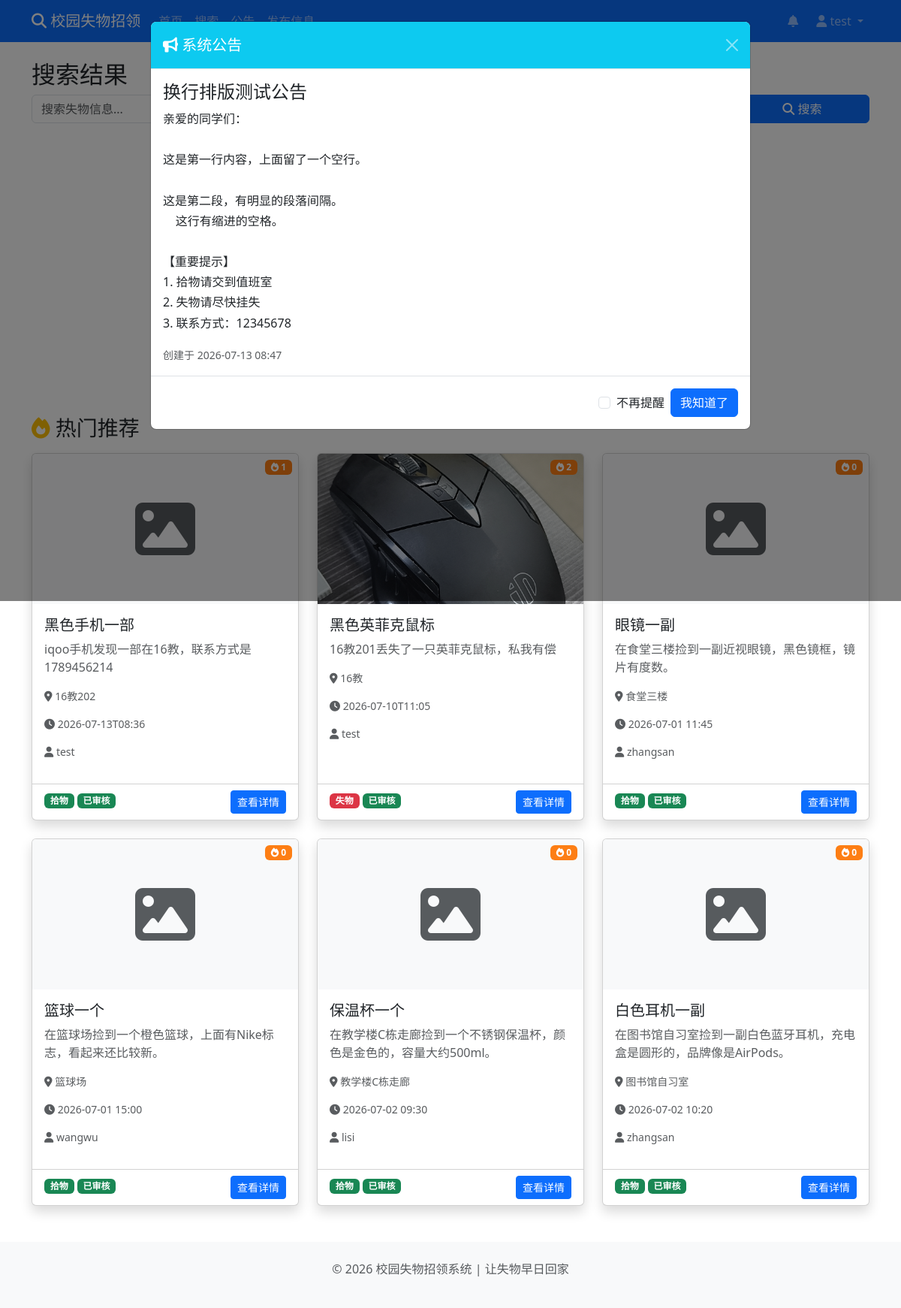
Page /search (signed in) on the committed database.
### models.py (models this page shows, shortened)
class User(UserMixin, db.Model):
    id = db.Column(db.Integer, primary_key=True)
    username = db.Column(db.String(80), unique=True, nullable=False)
    password_hash = db.Column(db.String(120), nullable=False)
    role = db.Column(db.String(20), default='user')
    created_at = db.Column(db.DateTime, default=datetime.now)

class Post(db.Model):
    id = db.Column(db.Integer, primary_key=True)
    title = db.Column(db.String(100), nullable=False)
    description = db.Column(db.Text, nullable=False)
    pickup_time = db.Column(db.String(50), nullable=False)
    location = db.Column(db.String(100), nullable=False)
    place_location = db.Column(db.String(100), nullable=False)
    image = db.Column(db.String(200))
    author_id = db.Column(db.Integer, db.ForeignKey('user.id', ondelete='CASCADE'), nullable=False)
    post_type = db.Column(db.String(10), default='found')
    status = db.Column(db.String(20), default='pending')
    created_at = db.Column(db.DateTime, default=datetime.now)
    view_count = db.Column(db.Integer, default=0)
    author = db.relationship('User', backref=db.backref('posts', lazy=True))

### routes/main.py (the view)
@main_bp.route('/search')
def search():
    keyword = request.args.get('keyword', '')
    post_type = request.args.get('post_type', 'all')
    time_range = request.args.get('time', 'all')
    valid_ranges = ['all', '7d', '30d', '90d']
    if time_range not in valid_ranges:
        time_range = 'all'
    cutoff = None
    if time_range == '7d':
        cutoff = datetime.now() - timedelta(days=7)
    elif time_range == '30d':
        cutoff = datetime.now() - timedelta(days=30)
    elif time_range == '90d':
        cutoff = datetime.now() - timedelta(days=90)
    posts = []
    if keyword:
        posts = search_with_similarity(keyword, top_n=20)
        if post_type != 'all':
            posts = [p for p in posts if p.post_type == post_type]
        if cutoff is not None:
            posts = [p for p in posts if p.created_at >= cutoff]
    else:
        if post_type != 'all' or cutoff is not None:
            query = Post.query.filter_by(status='approved')
            if post_type != 'all':
                query = query.filter_by(post_type=post_type)
            if cutoff is not None:
                query = query.filter(Post.created_at >= cutoff)
            posts = query.order_by(Post.created_at.desc()).all()
    suggestions = ['学生证', '钥匙', '耳机', '校园卡', '钱包']
    hot_posts = Post.query.filter_by(status='approved').order_by(Post.created_at.desc()).limit(6).all()
    type_filter = post_type
    return render_template('search.html', posts=posts, keyword=keyword, post_type=post_type,
                           time_range=time_range, suggestions=suggestions, hot_posts=hot_posts,
                           type_filter=type_filter)

### config.py (called while the page is built)
def init_login_manager(app):
    login_manager = LoginManager(app)
    login_manager.login_view = 'auth.login'
    @login_manager.user_loader
    def load_user(user_id):
        return User.query.get(int(user_id))
    return login_manager

### templates/search.html (shortened to what this page needs)
{% extends "base.html" %}
{% block content %}
<h2>搜索结果</h2>
<div class="mb-4">
    <form class="row g-2 align-items-end" id="searchForm" action="{{ url_for('main.search') }}" method="GET">
        <div class="col-md-6">
        </div>
        <div class="col-md-2 d-flex align-items-center gap-2">
            <label for="postTypeSelect" class="form-label mb-0 text-nowrap small">类型</label>
        </div>
        <div class="col-md-2 d-flex align-items-center gap-2">
            <label for="timeRangeSelect" class="form-label mb-0 text-nowrap small">时间范围</label>
        </div>
        <div class="col-md-2 d-flex align-items-stretch">
            <button class="btn btn-primary w-100" type="submit">
                <i class="fas fa-search"></i> 搜索
            </button>
        </div>
    </form>
</div>
{% set type_text = {'all': '全部', 'found': '拾物', 'lost': '失物'} %}
{% set time_text = {'all': '全部时间', '7d': '近7天', '30d': '近30天', '90d': '近90天'} %}
{% if not keyword and posts|length == 0 %}
<div class="text-center py-5 mb-4">
    <h4 class="text-muted mb-4">试试搜索丢失的物品名称</h4>
    <div class="d-flex justify-content-center gap-3 mb-5">
        <a href="{{ url_for('post.publish') }}" class="btn btn-lg btn-outline-primary">
        </a>
        <a href="{{ url_for('main.index', sort='hot') }}" class="btn btn-lg btn-outline-warning">
        </a>
    </div>
</div>
{% if hot_posts %}
<h3 class="mb-3"><i class="fas fa-fire text-warning"></i> 热门推荐</h3>
<div class="row row-cols-1 row-cols-md-2 row-cols-lg-3 g-4 mb-5">
    {% for post in hot_posts %}
    <div class="col">
        <div class="card h-100 shadow">
            <span class="badge bg-orange text-white view-badge"><i class="fas fa-fire"></i> {{ post.view_count or 0 }}</span>
            {% if post.image %}
            <img src="{{ url_for('static', filename='images/' + post.image) }}" class="card-img-top" alt="物品图片" style="height: 200px; object-fit: cover;">
            {% else %}
            <div class="card-img-top bg-light d-flex align-items-center justify-content-center" style="height: 200px;">
                <i class="fas fa-image fa-5x text-muted"></i>
            </div>
            {% endif %}
            <div class="card-body">
                <h5 class="card-title">{{ post.title }}</h5>
                <p class="card-text text-muted">{{ post.description[:50] }}{% if post.description|length > 50 %}...{% endif %}</p>
                <div class="small text-muted">
                    <p><i class="fas fa-map-marker-alt"></i> {{ post.location }}</p>
                    {% if current_user.is_authenticated %}
                    <p><i class="fas fa-clock"></i> {{ post.pickup_time }}</p>
                    {% endif %}
                    <p><i class="fas fa-user"></i> {{ post.author.username }}</p>
                </div>
            </div>
            <div class="card-footer bg-transparent">
                <span class="badge bg-{{ 'success' if post.post_type == 'found' else 'danger' }}">
                    {{ '拾物' if post.post_type == 'found' else '失物' }}
                </span>
                <span class="badge bg-{{ 'success' if post.status == 'approved' else 'warning' }}">
                    {{ '已审核' if post.status == 'approved' else '待审核' }}
                </span>
                <a href="{{ url_for('post.post_detail', post_id=post.id) }}" class="btn btn-primary float-end btn-sm">
                    查看详情
                </a>
            </div>
        </div>
    </div>
    {% endfor %}
</div>
{% endif %}
{% endif %}
{% endblock %}

### templates/base.html (shortened to what this page needs)
<!DOCTYPE html>
<html lang="zh-CN">
<head>
    <link href="https://cdn.jsdelivr.net/npm/bootstrap@5.3.0/dist/css/bootstrap.min.css" rel="stylesheet">
    <link href="https://cdnjs.cloudflare.com/ajax/libs/font-awesome/6.4.0/css/all.min.css" rel="stylesheet">
    <link rel="stylesheet" href="{{ url_for('static', filename='css/style.css') }}">
</head>
<body>
    <nav class="navbar navbar-expand-lg navbar-dark bg-primary">
        <div class="container">
            <a class="navbar-brand" href="{{ url_for('main.index') }}">
                <i class="fas fa-search"></i> 校园失物招领
            </a>
            <div class="collapse navbar-collapse" id="navbarNav">
                <ul class="navbar-nav me-auto">
                    <li class="nav-item">
                        <a class="nav-link {% if request.path == '/' %}active{% endif %}" href="{{ url_for('main.index') }}">首页</a>
                    </li>
                    <li class="nav-item">
                        <a class="nav-link" href="{{ url_for('main.search') }}">搜索</a>
                    </li>
                    <li class="nav-item">
                        <a class="nav-link" href="{{ url_for('notice.notices_page') }}">公告</a>
                    </li>
                    {% if current_user.is_authenticated %}
                    <li class="nav-item">
                        <a class="nav-link" href="{{ url_for('post.publish') }}">发布信息</a>
                    </li>
                    {% endif %}
                </ul>
                <ul class="navbar-nav ms-auto">
                    {% if current_user.is_authenticated %}
                    <li class="nav-item me-2">
                        <a class="nav-link position-relative" href="{{ url_for('notification.notifications_page') }}" id="notificationBell">
                            <i class="fas fa-bell"></i>
                        </a>
                    </li>
                    <li class="nav-item dropdown">
                        <a class="nav-link dropdown-toggle" href="#" role="button" data-bs-toggle="dropdown">
                            <i class="fas fa-user"></i> {{ current_user.username }}
                        </a>
                    </li>
                    {% endif %}
                </ul>
            </div>
        </div>
    </nav>
    <main class="container mt-4">
        {% block content %}{% endblock %}
    </main>
    <footer class="bg-light py-4 mt-8">
        <div class="container text-center text-muted">
            <p>&copy; 2026 校园失物招领系统 | 让失物早日回家</p>
        </div>
    </footer>
    <div class="modal fade" id="noticeModal" tabindex="-1" aria-labelledby="noticeModalLabel" aria-hidden="true">
        <div class="modal-dialog modal-lg">
            <div class="modal-content">
                <div class="modal-header bg-info text-white">
                    <h5 class="modal-title" id="noticeModalLabel"><i class="fas fa-bullhorn"></i> 系统公告</h5>
                    <button type="button" class="btn-close btn-close-white" data-bs-dismiss="modal" aria-label="Close"></button>
                </div>
                <div class="modal-body">
                    <div id="noticeContent"></div>
                </div>
                <div class="modal-footer">
                    <div class="form-check">
                        <input class="form-check-input" type="checkbox" id="dontShowAgain">
                        <label class="form-check-label" for="dontShowAgain">不再提醒</label>
                    </div>
                    <button type="button" class="btn btn-primary" data-bs-dismiss="modal">我知道了</button>
                </div>
            </div>
        </div>
    </div>
</body>
</html>

### static/css/style.css (style rules this page uses)
body { min-height: 100vh; display: flex; flex-direction: column; }
main { flex: 1; }
.card { transition: transform 0.3s ease, box-shadow 0.3s ease; }
.card-img-top { object-fit: cover; transition: transform 0.3s ease; }
.btn { transition: opacity 0.2s; }
.view-badge { position: absolute; top: 8px; right: 8px; z-index: 2; }
.bg-orange { background-color: #fd7e14 !important; }
.card { position: relative; }

### rows in the picture
User: username "test"
Post: view_count "1", title "黑色手机一部", description "iqoo手机发现一部在16教，联系方式是1789456214", location "16教202", pickup_time "2026-07-13T08:36", author.username "test", post_type "拾物", status "已审核"
Post: view_count "2", image (picture), title "黑色英菲克鼠标", description "16教201丢失了一只英菲克鼠标，私我有偿", location "16教", pickup_time "2026-07-10T11:05", author.username "test", post_type "失物", status "已审核"
Post: view_count "0", title "眼镜一副", description "在食堂三楼捡到一副近视眼镜，黑色镜框，镜片有度数。", location "食堂三楼", pickup_time "2026-07-01 11:45", author.username "zhangsan", post_type "拾物", status "已审核"
Post: view_count "0", title "篮球一个", description "在篮球场捡到一个橙色篮球，上面有Nike标志，看起来还比较新。", location "篮球场", pickup_time "2026-07-01 15:00", author.username "wangwu", post_type "拾物", status "已审核"
Post: view_count "0", title "保温杯一个", description "在教学楼C栋走廊捡到一个不锈钢保温杯，颜色是金色的，容量大约500ml。", location "教学楼C栋走廊", pickup_time "2026-07-02 09:30", author.username "lisi", post_type "拾物", status "已审核"
Post: view_count "0", title "白色耳机一副", description "在图书馆自习室捡到一副白色蓝牙耳机，充电盒是圆形的，品牌像是AirPods。", location "图书馆自习室", pickup_time "2026-07-02 10:20", author.username "zhangsan", post_type "拾物", status "已审核"
